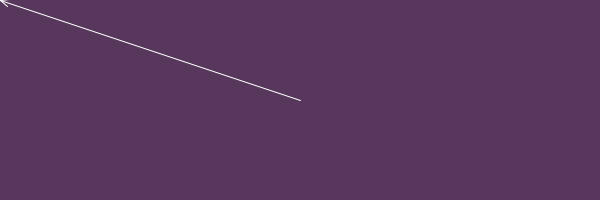
Frame 1 (no input)
Frame 60 (the mouse pressed at the canvas centre just before this capture): identical to frame 1, image omitted
Frame 120 (the mouse held since frame 60 and released just before this capture): blank canvas, image omitted

The Processing sketch that drew this single still picture (run headless with seeded random() and noise(); from frame 60 on, the mouse is pressed at the canvas centre):

// Processing sketch: processing_155326
// ── processing_155326.pde

void setup ()
{
  size (600, 200);
  smooth();
}


void draw ()
{
  background (#57385c);
  
  float angle = atan2 (mouseY-height/2, mouseX-width/2);
  float dis = dist (mouseX, mouseY, width/2, height/2 );
  stroke (255);
  arrow (width/2, height/2, dis, 10, angle);
}


void arrow (float x, float y, float r, float ar, float angle)
{
  float endX = x + cos (angle)*r;
  float endY = y + sin (angle)*r;
  line (x, y, endX, endY );
  line (endX, endY, endX + cos (angle-PI * 0.88) * ar, endY + sin (angle-PI*0.88) * ar);
  line (endX, endY, endX + cos (angle-PI * 1.12) * ar, endY + sin (angle-PI*1.12) * ar);
}
